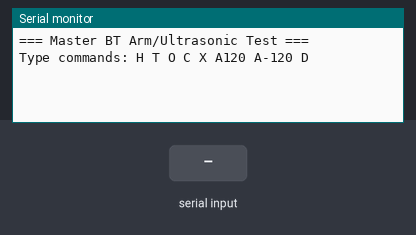
Bench run of a sketch on a simulated Arduino Mega 2560, built with avr-gcc and run on an emulated ATmega2560. Shown: the last lines printed to the serial monitor. Inputs (shaded band) come from the test bench.

Above: at 2.2 s.
2.3 s: "1\n" received over Serial
At 2.6 s:
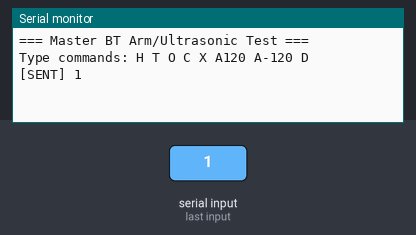
3.8 s: "1\n" received over the second serial link
At 5.0 s:
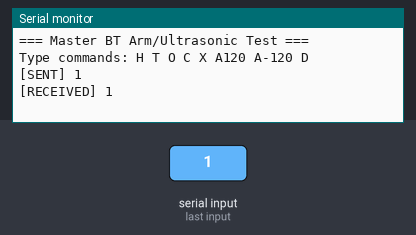
5.3 s: "0\n" received over Serial
At 6.1 s:
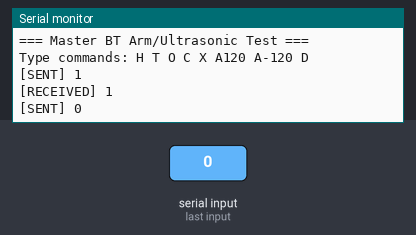
6.8 s: "0\n" received over the second serial link
At 7.2 s:
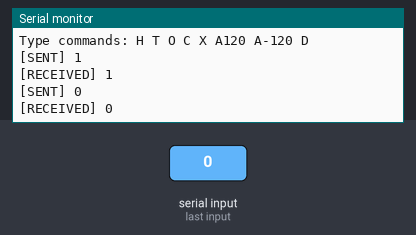

The sketch:

Master_BT_Motor_Ultrasonic_Test.ino
```cpp
/*
 * Master Bluetooth + Arm + Ultrasonic Test (Simple)
 *
 * Purpose:
 * - Send simple text commands to Slave over Serial3.
 * - Keep it easy to test from Serial Monitor.
 *
 * Commands:
 * - H, T, O, C, X
 * - A120, A-120
 * - D
 *
 * Command reference:
 * - H      : handshake request
 * - T      : connectivity test request
 * - O      : arm open (default PWM on slave)
 * - C      : arm close (default PWM on slave)
 * - X      : arm stop
 * - A<n>   : arm PWM setpoint, range -255..255
 * - D      : single ultrasonic distance request
 *
 * Transport:
 * - Master sends one uppercase newline-terminated command line over Serial3.
 * - Slave responds with one newline-terminated text line.
 */

/*
 * Prints quick command help to USB Serial Monitor.
 */
void printStartupInfo() {
  Serial.println("=== Master BT Arm/Ultrasonic Test ===");
  Serial.println("Type commands: H T O C X A120 A-120 D");
  Serial.println();
}

/*
 * Setup:
 * - USB serial for monitoring
 * - Serial3 for Bluetooth module
 */
void setup() {
  Serial.begin(115200);
  Serial3.begin(115200);

  delay(1000);
  printStartupInfo();
}

/*
 * Main loop:
 * 1) Read one user command from USB Serial Monitor and forward via Serial3
 * 2) Read one response line from Serial3 and print to USB Serial Monitor
 */
void loop() {
  if (Serial.available()) {
    String userInput = Serial.readStringUntil('\n');
    userInput.trim();
    userInput.toUpperCase();

    if (userInput.length() > 0) {
      Serial3.println(userInput);
      Serial.print("[SENT] ");
      Serial.println(userInput);
    }
  }

  if (Serial3.available()) {
    String response = Serial3.readStringUntil('\n');
    response.trim();

    if (response.length() > 0) {
      Serial.print("[RECEIVED] ");
      Serial.println(response);
    }
  }
}
```

Measured:
- after the input at 2.3 s, the serial monitor: prints a new line at once (image 1)
- after the input at 3.8 s, the serial monitor: prints a new line at once (image 2)
- after the input at 5.3 s, the serial monitor: prints a new line at once (image 3)
- after the input at 6.8 s, the serial monitor: prints a new line at once (image 4)
